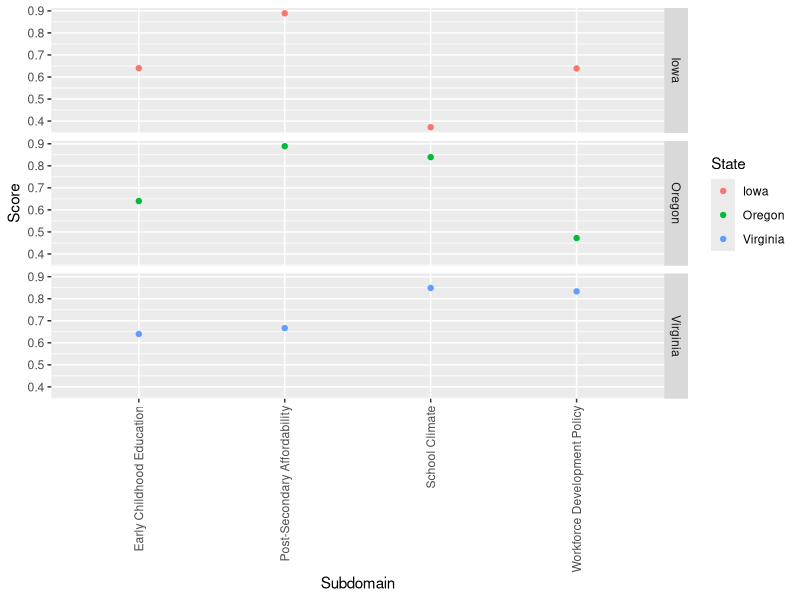

Generate this figure with R:
#Read data
df <- read.csv("Education.csv")
head(df)

subdomaindf <- read.csv("subdomain.csv")
head(subdomaindf)

subcategorydf <- read.csv("subcategory.csv")
head(subcategorydf)

# load library
library(ggplot2)
ggplot(subdomaindf,aes(Subdomain,Score, colour = State))+ geom_point() + theme(axis.text.x = element_text(angle = 90, vjust = 0.5, hjust=1))+ facet_grid(State ~ .)


